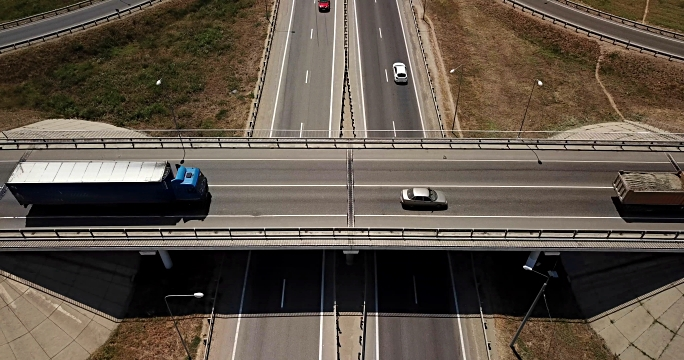
#> input picture Opencv/scripts/images/v_m3.jpg, 684 x 360 px
$ python kmeans_seg_MOG_CIE.py
#> lines starting #> are read from the running program, lines starting #| are printed output that depends on the picture
import os
import cv2
import numpy as np
import matplotlib.pyplot as plt

image = cv2.imread('v_m3.jpg').astype(np.float32) / 255. #vector and scaling down
image_lab = cv2.cvtColor(image,cv2.COLOR_BGR2XYZ)
#> image_lab: shape (360, 684, 3) float32; mean of channels 0, 1, 2 0.317, 0.33, 0.311

data = image_lab.reshape((-1,3))

num_classes = 6 #total no of classes

criteria = (cv2.TERM_CRITERIA_EPS + cv2.TERM_CRITERIA_MAX_ITER, 50,  0.1)

# clusters the obs into groups of related observations
#without any prior know

_,lables, centers = cv2.kmeans(data, num_classes,None, criteria, 20,cv2.KMEANS_RANDOM_CENTERS)
#> centers = [[0.533, 0.556, 0.542], [0.422, 0.439, 0.425], [0.336, 0.346, 0.32], [0.756, 0.793, 0.819], [0.241, 0.248, 0.19], [0.0549, 0.0567, 0.0496]]


segmented_lab = centers[lables.flatten()].reshape(image.shape)
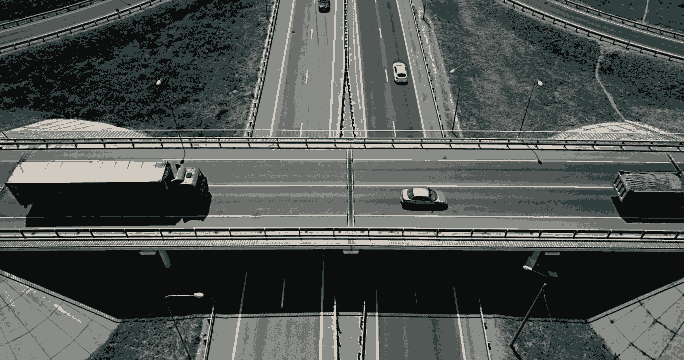
#> segmented_lab: shape (360, 684, 3) float32; mean B, G, R 0.317, 0.33, 0.312
segmented = cv2.cvtColor(segmented_lab,cv2.COLOR_XYZ2RGB)
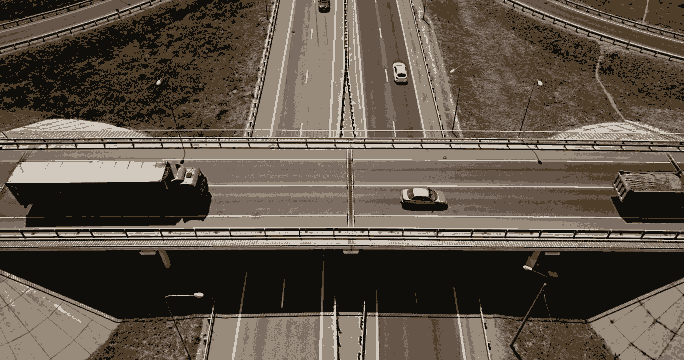
#> segmented: shape (360, 684, 3) float32; mean R, G, B 0.366, 0.324, 0.279

cv2.imshow('seg_img',segmented)

bsub=cv2.bgsegm.createBackgroundSubtractorMOG(history=10000)
#> (the run stopped early here; a loop or call above may not have finished)
